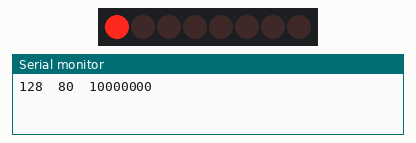
This sketch was run on a simulated Arduino Uno, built with avr-gcc and run on an emulated ATmega328P. On the bench: 8 shift-register outputs drawn as a row of LEDs (first output left, lit = HIGH), the last lines printed to the serial monitor. Wiring (inferred from the names in the program): shift register (74HC595): data pin 13; shift clock pin 11; latch pin 12; MR pin 10. Wiring (inferred from the signals the program sends): row of LEDs: on Q0, Q1, Q2, Q3, Q4, Q5, Q6, Q7.

Above: at 0.2 s.
At 0.7 s:
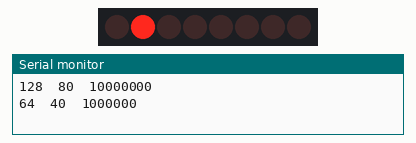
At 2.2 s:
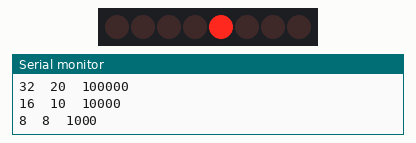
At 4.0 s:
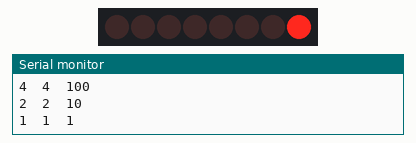
At 6.7 s:
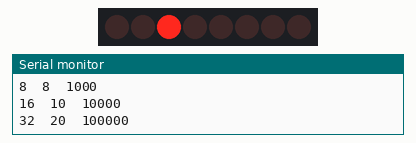
At 9.7 s:
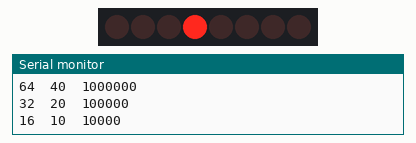
Timing chart, 0 to 10.4 s (numbered marks = the images above):
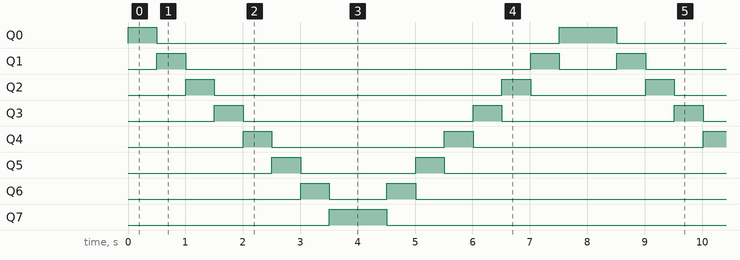

Measured:
- by itself, Q0: repeats every 8.0 s: LOW 7.0 s, HIGH 1.0 s
- by itself, Q1: repeats every 8.0 s: LOW 6.0 s, HIGH 0.50 s, LOW 1.0 s, HIGH 0.50 s
- by itself, Q2: repeats every 8.0 s: LOW 5.0 s, HIGH 0.50 s, LOW 2.0 s, HIGH 0.50 s
- by itself, Q3: repeats every 8.0 s: LOW 4.0 s, HIGH 0.50 s, LOW 3.0 s, HIGH 0.50 s
- by itself, Q4: repeats every 8.0 s: LOW 3.0 s, HIGH 0.50 s, LOW 4.0 s, HIGH 0.50 s
- by itself, Q5: repeats every 8.0 s: LOW 2.0 s, HIGH 0.50 s, LOW 5.0 s, HIGH 0.50 s
- by itself, Q6: repeats every 8.0 s: LOW 1.0 s, HIGH 0.50 s, LOW 6.0 s, HIGH 0.50 s
- by itself, Q7: alternates HIGH for 1.0 s and LOW for 7.0 s

The sketch:

43-binary_counter_with_74hc595_homework_II.ino
```cpp
const byte START_LED_STATE = 0b10000000;
const byte END_LED_STATE   = 0b00000001;
//const byte START_LED_STATE = 0b10101010;
//const byte END_LED_STATE   = 0b01010101;

int serialDataPin = 13; // Pin 14 74HC595 (1)
int latchClockPin = 12; // pin 12 74HC595 (1)
int shiftClockPin = 11; // pin 11 74HC595 (1)
int clearPin = 10; // Pin 10 74HC595 (1)

int pins[] = {serialDataPin, latchClockPin, shiftClockPin, clearPin};

bool isGoingRight = true;

byte ledsState = START_LED_STATE;

void setup() {
  Serial.begin(9600);
  for (int i = 0; i < sizeof(pins) / sizeof(int); i++) {
    pinMode(pins[i], OUTPUT);
  }
  clearAndActivate();
}

void loop() {
  do {
    writeToRegister();
    printInfo();
    ledsState = isGoingRight ? ledsState >> 1 : ledsState << 1;
    delay(500);
    writeToRegister();
  } while (ledsState > 0x0);

  checkIfReset();
}

void clearAndActivate() {
  digitalWrite(clearPin, LOW);
  digitalWrite(clearPin, HIGH);
}

void printInfo() {
  printinfoDetail(DEC, "\t");
  printinfoDetail(HEX, "\t");
  printinfoDetail(BIN, "\n");
}

void printinfoDetail(char format, String special) {
  Serial.print(ledsState, format);
  Serial.print(special);
}

void writeToRegister() {
  digitalWrite(latchClockPin, LOW);
  shiftOut(serialDataPin, shiftClockPin, LSBFIRST, ledsState);
  //shiftOut(serialDataPin, shiftClockPin, LSBFIRST, ledsState);
  //shiftOut(serialDataPin, shiftClockPin, LSBFIRST, ledsState);
  digitalWrite(latchClockPin, HIGH);
}

void checkIfReset() {
  if (ledsState == 0x0) {
    isGoingRight = !isGoingRight;
    ledsState = isGoingRight ? START_LED_STATE : END_LED_STATE;
  }
}
```
